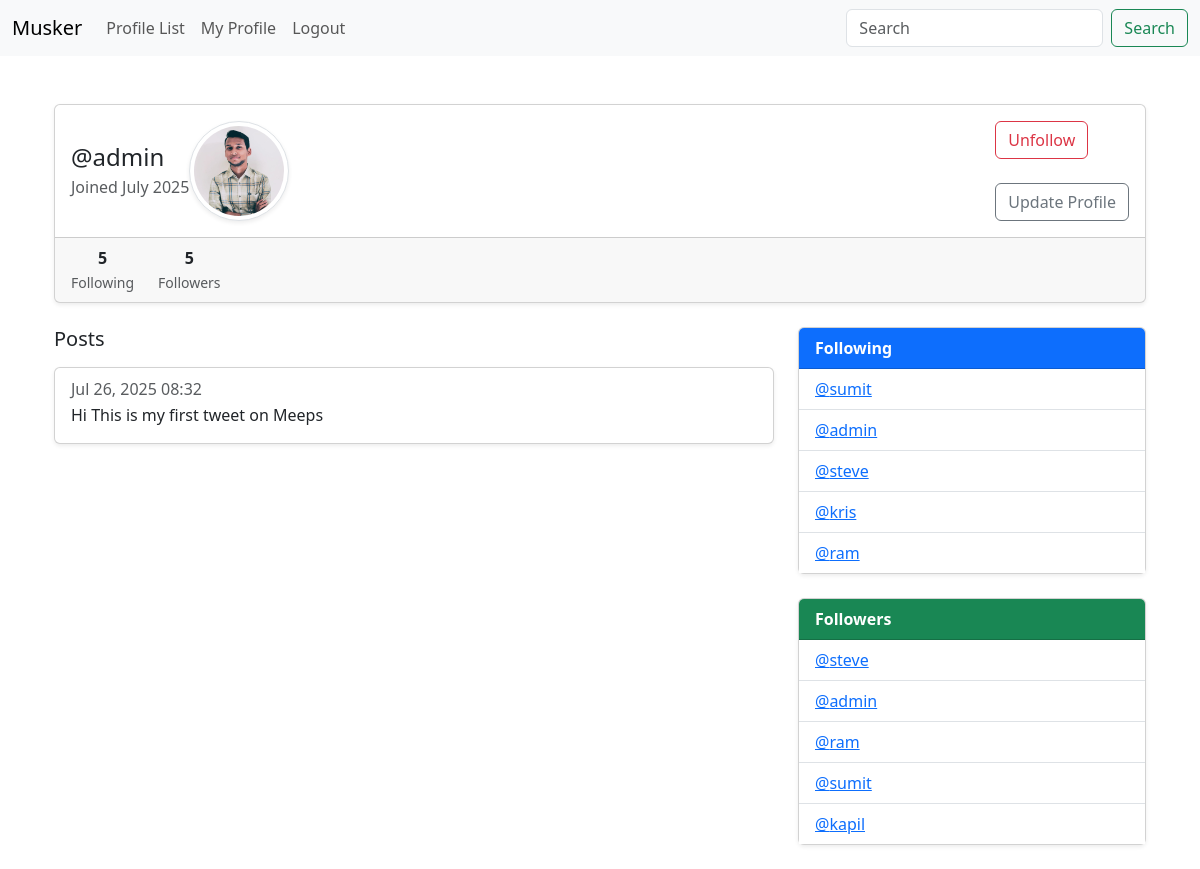
Screenshot of /profile/1 (signed in) with the database file from the repository.
### musk/models.py (models this page shows, shortened)
class Profile(models.Model):
    user = models.OneToOneField(User, on_delete=models.CASCADE)
    follows = models.ManyToManyField(
        "self",
        related_name="followed_by",
        symmetrical=False,
        blank=True
    )
    date_modified = models.DateTimeField(User, auto_now=True)
    profile_image = models.ImageField(null=True,blank=True,upload_to="images/")

class Meep(models.Model):
    user = models.ForeignKey(
        User,related_name="meeps",
        on_delete = models.DO_NOTHING
    )
    body = models.CharField(max_length = 1000)
    created_at = models.DateTimeField(auto_now_add=True)

### musk/views.py (the view, shortened to what this page needs)
# urls.py: path('profile/<int:pk>', views.profile, name = 'profile'),
def profile(request,pk):
    if request.user.is_authenticated:
        profile = Profile.objects.get(user_id = pk)
        meeps = Meep.objects.filter(id = pk).order_by("-created_at")
        return render(request,'profile.html',{"profile" : profile, "meeps" : meeps})
    else:
        messages.success(request,("You must be logged in the application"))
        return redirect('home')

### templates/profile.html (shortened to what this page needs)
{% extends "base.html" %}
{% load static %}
{% block content %}
{% if profile %}
<div class="container mt-4">
    <div class="card mb-4 shadow-sm">
        <div class="card-body d-flex align-items-center">
            <div>
                <h4 class="mb-1">@{{ profile.user.username }}</h4>
                <p class="text-muted mb-0">Joined {{ profile.user.date_joined|date:"F Y" }}</p>
            </div>
            {% if profile.profile_image %}
            <img src="{{ profile.profile_image.url }}" class="rounded-circle img-thumbnail shadow-sm" style="width: 100px; height: 100px; object-fit: cover;">
            {% endif %}
            <div class="ms-auto">
                <form method="POST">
                    {% if profile in user.profile.follows.all %}
                        <button type="submit" class="btn btn-outline-danger" name="follow" value="unfollow">Unfollow</button>
                    {% else %}
                        <button type="submit" class="btn btn-outline-success" name="follow" value="follow">Follow</button>
                    {% endif %}
                </form>
                <br>
                {% if request.user.id == profile.user.id %}
                <a href="{%url 'update_user' %}" class="btn btn-outline-secondary">
                    Update Profile
                </a>
                {% endif %}
            </div>
        </div>
        <div class="card-footer d-flex justify-content-start text-center">
            <div class="me-4">
                <strong>{{ profile.follows.count }}</strong><br>
                <small class="text-muted">Following</small>
            </div>
            <div>
                <strong>{{ profile.followed_by.count }}</strong><br>
                <small class="text-muted">Followers</small>
            </div>
        </div>
    </div>
    <div class="row">
        <div class="col-md-8">
            <h5 class="mb-3">Posts</h5>
            {% if meeps %}
                {% for meep in meeps %}
                <div class="card mb-3 shadow-sm">
                    <div class="card-body">
                        <h6 class="card-subtitle text-muted mb-1">
                            {{ meep.created_at|date:"M d, Y H:i" }}
                        </h6>
                        <p class="card-text">{{ meep.body }}</p>
                    </div>
                </div>
                {% endfor %}
            {% else %}
                <p class="text-muted">No posts yet.</p>
            {% endif %}
        </div>
        <div class="col-md-4">
            <div class="card mb-4 shadow-sm">
                <div class="card-header bg-primary text-white">
                    <strong>Following</strong>
                </div>
                <div class="card-body p-0">
                    {% if profile.follows.all %}
                    <ul class="list-group list-group-flush">
                        {% for following in profile.follows.all %}
                        <li class="list-group-item">
                            <a href="{% url 'profile' following.user.id %}">@{{ following.user.username }}</a>
                        </li>
                        {% endfor %}
                    </ul>
                    {% else %}
                    <p class="p-3 text-muted">Not following anyone.</p>
                    {% endif %}
                </div>
            </div>
            <div class="card mb-4 shadow-sm">
                <div class="card-header bg-success text-white">
                    <strong>Followers</strong>
                </div>
                <div class="card-body p-0">
                    {% if profile.followed_by.all %}
                    <ul class="list-group list-group-flush">
                        {% for follower in profile.followed_by.all %}
                        <li class="list-group-item">
                            <a href="{% url 'profile' follower.user.id %}">@{{ follower.user.username }}</a>
                        </li>
                        {% endfor %}
                    </ul>
                    {% else %}
                    <p class="p-3 text-muted">No followers yet.</p>
                    {% endif %}
                </div>
            </div>
        </div>
    </div>
</div>
{% else %}
<div class="container mt-4">
    <div class="alert alert-danger">Profile not found.</div>
</div>
{% endif %}
{% endblock content %}

### rows the page displays
Profile: user.username "admin", user.date_joined "July 2025", profile_image (picture), follows.count "5", followed_by.count "5"
Meep: created_at "Jul 26, 2025 08:32", body "Hi This is my first tweet on Meeps"
Profile: user.username "sumit"
Profile: user.username "steve"
Profile: user.username "kris"
Profile: user.username "ram"
Profile: user.username "kapil"
